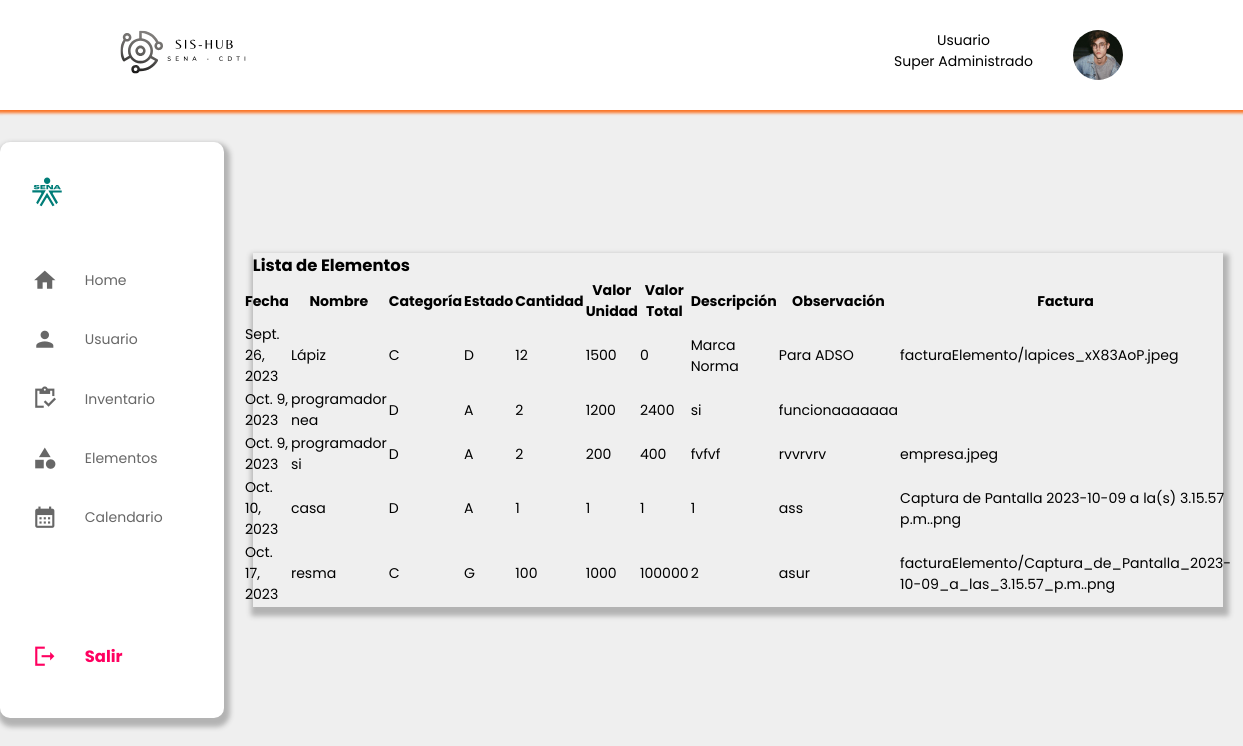
The app's page /listarElementos/ with its own data.
### UsuariosSena/models.py (models this page shows, shortened)
class Elementos(models.Model):
    fechaElemento = models.DateField()
    nombreElemento = models.CharField(max_length=25)
    categoriaElemento = models.CharField(max_length=25,choices=categoriaElemento,default='C')
    estadoElemento = models.CharField(max_length=25,choices=estado,default='D')
    descripcionElemento = models.CharField(max_length=25)
    observacionElemento = models.CharField(max_length=25)
    cantidadElemento = models.IntegerField()
    valorUnidadElemento = models.IntegerField()
    valorTotalElemento = models.IntegerField()
    serialSenaElemento = models.CharField(max_length=25)
    facturaElemento = models.ImageField(upload_to='facturaElemento/', blank=True, null=True)  # Campo para la foto
    id = models.BigAutoField(primary_key=True)

### UsuariosSena/views.py (the view)
# urls.py: path('listarElementos/', views.listar_elementos, name='listar_elementos'),
def listar_elementos(request):
    elementos = Elementos.objects.all()
    return render(request, 'superAdmin/listarElemento.html', {'elementos': elementos})

### UsuariosSena/templates/superAdmin/listarElemento.html (shortened to what this page needs)
{% extends '../superAdmin/basesuadmin.html' %}
{% load static %}
{% block content %}
<head>
    <link rel="stylesheet" href="{% static 'css/superAdmin/stylesFormElem.css' %}">
</head>
    <section class="section">
        <h1>Lista de Elementos</h1>
        <div class="signupFrm">
            <table>
                <thead>
                    <tr>
                        <th>Fecha</th>
                        <th>Nombre</th>
                        <th>Categoría</th>
                        <th>Estado</th>
                        <th>Cantidad</th>
                        <th>Valor Unidad</th>
                        <th>Valor Total</th>
                        <th>Descripción</th>
                        <th>Observación</th>
                        <th>Factura</th>
                    </tr>
                </thead>
                <tbody>
                    {% for elemento in elementos %}
                        <tr>
                            <td>{{ elemento.fechaElemento }}</td>
                            <td>{{ elemento.nombreElemento }}</td>
                            <td>{{ elemento.categoriaElemento }}</td>
                            <td>{{ elemento.estadoElemento }}</td>
                            <td>{{ elemento.cantidadElemento }}</td>
                            <td>{{ elemento.valorUnidadElemento }}</td>
                            <td>{{ elemento.valorTotalElemento }}</td>
                            <td>{{ elemento.descripcionElemento }}</td>
                            <td>{{ elemento.observacionElemento }}</td>
                            <td>{{ elemento.facturaElemento }}</td>
                        </tr>
                    {% endfor %}
                </tbody>
            </table>
        </div>
        </section>
{% endblock %}

### UsuariosSena/static/css/superAdmin/stylesBaseSuAdmin.css (style rules this page uses)
* { padding: 0; margin: 0; box-sizing: border-box; font-family: "Poppins", Arial, Helvetica, sans-serif; text-decoration: none; }
.cabeza { width: 100vw; font-family: "Poppins", Arial, Helvetica, sans-serif; font-size: 0.88rem; user-select: none; background-color: #efefef; height: 80vh; }

### UsuariosSena/static/css/superAdmin/stylesFormElem.css (style rules this page uses)
.section { width: 98%; box-shadow: 2px 5px 5px 4px #b3b3b3; }
.signupFrm { display: flex; justify-content: center; align-items: center; height: 100%; }
::placeholder { color: transparent; }
@media (max-width: 1270px) { .section { width: 98%; } }

### records on screen
Elementos: fechaElemento "Sept. 26, 2023", nombreElemento "Lápiz", categoriaElemento "C", estadoElemento "D", cantidadElemento "12", valorUnidadElemento "1500", valorTotalElemento "0", descripcionElemento "Marca Norma", observacionElemento "Para ADSO", facturaElemento "facturaElemento/lapices_xX83AoP.jpeg"
Elementos: fechaElemento "Oct. 9, 2023", nombreElemento "programador nea", categoriaElemento "D", estadoElemento "A", cantidadElemento "2", valorUnidadElemento "1200", valorTotalElemento "2400", descripcionElemento "si", observacionElemento "funcionaaaaaaa"
Elementos: fechaElemento "Oct. 9, 2023", nombreElemento "programador si", categoriaElemento "D", estadoElemento "A", cantidadElemento "2", valorUnidadElemento "200", valorTotalElemento "400", descripcionElemento "fvfvf", observacionElemento "rvvrvrv", facturaElemento "empresa.jpeg"
Elementos: fechaElemento "Oct. 10, 2023", nombreElemento "casa", categoriaElemento "D", estadoElemento "A", cantidadElemento "1", valorUnidadElemento "1", valorTotalElemento "1", descripcionElemento "1", observacionElemento "ass", facturaElemento "Captura de Pantalla 2023-10-09 a la(s) 3.15.57 p.m..png"
Elementos: fechaElemento "Oct. 17, 2023", nombreElemento "resma", categoriaElemento "C", estadoElemento "G", cantidadElemento "100", valorUnidadElemento "1000", valorTotalElemento "100000", descripcionElemento "2", observacionElemento "asur", facturaElemento "facturaElemento/Captura_de_Pantalla_2023-10-09_a_las_3.15.57_p.m..png"
